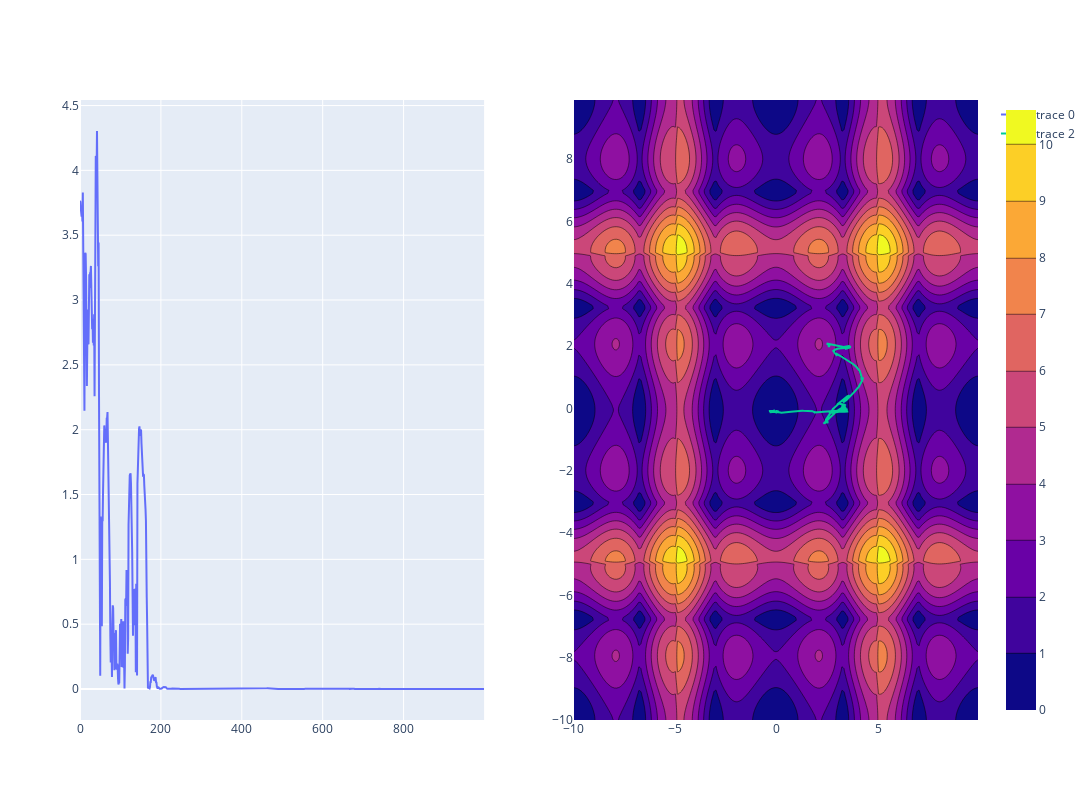

This figure's notebook cell:
### Code cell
m = of.AlpineN1(start=[2.5, 2], bounds=10)
alpline_NALF = of.OptimisationProblem(
    m,
    SGD_NALF(m.parameters(), alpha=2, lr=0.01, momentum=0.90, angle_spread=0.15, levy_spread=0.1),
    n_epochs = 1000
)

losses, params, preds = alpline_NALF.run()
fig = alpline_NALF.visualise((-10, 10), (-10, 10), 0.1, render="contour")
fig.show()

### Figure 1 — Plotly figure (JSON) as saved in the notebook; plotly's stock layout.template omitted (floating-point values rounded to 4 significant figures; data arrays with more than 128 entries replaced by an {"elided": "..."} marker saying what was removed)
{"data": [{"type": "scatter", "x": {"elided": "1000 int values"}, "xaxis": "x", "y": {"elided": "1000 float values"}, "yaxis": "y"}, {"type": "contour", "x": {"elided": "200 float values"}, "xaxis": "x2", "y": {"elided": "200 float values"}, "yaxis": "y2", "z": {"elided": "200x200 float values"}}, {"text": {"elided": "1000 str values"}, "type": "scatter", "x": {"elided": "1001 float values"}, "xaxis": "x2", "y": {"elided": "1001 float values"}, "yaxis": "y2"}], "layout": {"autosize": false, "height": 800, "width": 1600, "xaxis": {"anchor": "y", "domain": [0, 0.45]}, "xaxis2": {"anchor": "y2", "domain": [0.55, 1]}, "yaxis": {"anchor": "x", "domain": [0, 1]}, "yaxis2": {"anchor": "x2", "domain": [0, 1]}}}
